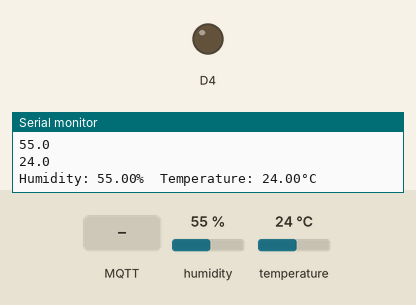
This program was run on a simulated ESP8266 (NodeMCU). Shown: output pins drawn as LEDs (lit = HIGH), the last lines printed to the serial monitor. The inputs (shaded band) are chosen by the test bench; at power-on: humidity 55 %, temperature 24 °C. WiFi joins after 1.5 s; servers stay silent unless stated; random numbers use the default seed unless the program sets one; no MQTT or app messages arrive unless stated; not simulated (calls return 0 or success): secrets.h.

Above: at 2.7 s.
2.8 s: MQTT message "0" arrives on the first subscribed topic
At 3.1 s:
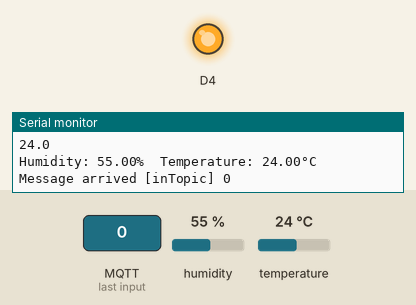
4.3 s: MQTT message "1" arrives on the first subscribed topic
At 5.5 s:
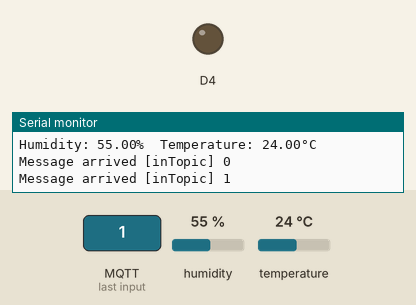
5.8 s: MQTT message "2" arrives on the first subscribed topic
At 6.6 s:
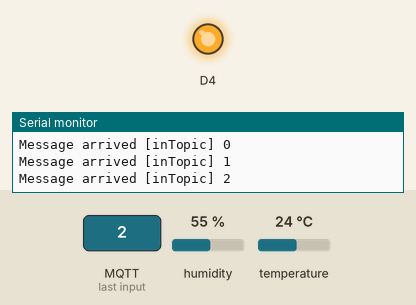
Timing chart, 0 to 8.8 s (numbered marks = the images above; inputs shaded):
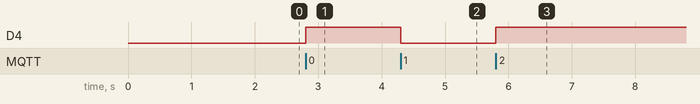

The program:

main.cpp
```cpp
/*
 Basic ESP8266 MQTT example

 This sketch demonstrates the capabilities of the pubsub library in combination
 with the ESP8266 board/library.

 It connects to an MQTT server then:
  - publishes "hello world" to the topic "outTopic" every two seconds
  - subscribes to the topic "inTopic", printing out any messages
    it receives. NB - it assumes the received payloads are strings not binary
  - If the first character of the topic "inTopic" is an 1, switch ON the ESP Led,
    else switch it off

 It will reconnect to the server if the connection is lost using a blocking
 reconnect function. See the 'mqtt_reconnect_nonblocking' example for how to
 achieve the same result without blocking the main loop.

 To install the ESP8266 board, (using Arduino 1.6.4+):
  - Add the following 3rd party board manager under "File -> Preferences -> Additional Boards Manager URLs":
       http://arduino.esp8266.com/stable/package_esp8266com_index.json
  - Open the "Tools -> Board -> Board Manager" and click install for the ESP8266"
  - Select your ESP8266 in "Tools -> Board"

*/

#include <ESP8266WiFi.h>
#include <PubSubClient.h>
#include "DHT.h"
#include "secrets.h"

#define DHTPIN D6     // Digital pin connected to the DHT sensor
// Feather HUZZAH ESP8266 note: use pins 3, 4, 5, 12, 13 or 14 --
// Pin 15 can work but DHT must be disconnected during program upload.

#define DHTTYPE DHT22   // DHT 11
// Update these with values suitable for your network.

// Initialize DHT sensor.
// Note that older versions of this library took an optional third parameter to
// tweak the timings for faster processors.  This parameter is no longer needed
// as the current DHT reading algorithm adjusts itself to work on faster procs.
DHT dht(DHTPIN, DHTTYPE);

const char* ssid = secret_ssid;
const char* password = secret_password;
const char* mqtt_server = secret_mqtt_passwd;
const char* mqtt_username = secret_mqtt_username;
const char* mqtt_passwd = secret_mqtt_passwd;
const char* sensor_Name = "11.11.403 Temp/Hum";

WiFiClient espClient;
PubSubClient client(espClient);
long lastMsg = 0;
char msg[50];
int value = 0;

void setup_wifi() {

  delay(10);
  // We start by connecting to a WiFi network
  Serial.println();
  Serial.print("Connecting to ");
  Serial.println(ssid);

  WiFi.begin(ssid, password);

  while (WiFi.status() != WL_CONNECTED) {
    delay(500);
    Serial.print(".");
  }

  randomSeed(micros());

  Serial.println("");
  Serial.println("WiFi connected");
  Serial.println("IP address: ");
  Serial.println(WiFi.localIP());
}

void callback(char* topic, byte* payload, unsigned int length) {
  Serial.print("Message arrived [");
  Serial.print(topic);
  Serial.print("] ");
  for (int i = 0; i < length; i++) {
    Serial.print((char)payload[i]);
  }
  Serial.println();

  // Switch on the LED if an 1 was received as first character
  if ((char)payload[0] == '1') {
    digitalWrite(BUILTIN_LED, LOW);   // Turn the LED on (Note that LOW is the voltage level
    // but actually the LED is on; this is because
    // it is active low on the ESP-01)
  } else {
    digitalWrite(BUILTIN_LED, HIGH);  // Turn the LED off by making the voltage HIGH
  }

}

void reconnect() {
  // Loop until we're reconnected
  while (!client.connected()) {
    Serial.print("Attempting MQTT connection...");
    // Create a random client ID
    String clientId = "ESP8266Client-";
    clientId += String(random(0xffff), HEX);
    // Attempt to connect
    if (client.connect(clientId.c_str(), mqtt_username,mqtt_passwd)) {
      Serial.println("connected");
      // Once connected, publish an announcement...
      client.publish("outTopic", "hello world");
      // ... and resubscribe
      client.subscribe("inTopic");
    } else {
      Serial.print("failed, rc=");
      Serial.print(client.state());
      Serial.println(" try again in 5 seconds");
      // Wait 5 seconds before retrying
      delay(5000);
    }
  }
}

void setup() {
  pinMode(BUILTIN_LED, OUTPUT);     // Initialize the BUILTIN_LED pin as an output
  Serial.begin(115200);
  dht.begin();
  setup_wifi();
  client.setServer(mqtt_server, 5269);
  client.setCallback(callback);
}

void loop() {
 static float tlast, hlast;
  if (!client.connected()) {
    reconnect();
  }
  client.loop();

  long now = millis();
  if (now - lastMsg > 2000) {
    lastMsg = now;
    ++value;
    // snprintf (msg, 50, "hello world #%ld", value);
    // Serial.print("Publish message: ");
    // Serial.println(msg);
    // client.publish("outTopic", msg);

      // Wait a few seconds between measurements.
//   delay(2000);

  // Reading temperature or humidity takes about 250 milliseconds!
  // Sensor readings may also be up to 2 seconds 'old' (its a very slow sensor)
  float h = dht.readHumidity();
  // Read temperature as Celsius (the default)
  float t = dht.readTemperature();
  // Read temperature as Fahrenheit (isFahrenheit = true)
  float f = dht.readTemperature(true);

  // Check if any reads failed and exit early (to try again).
  if (isnan(h) || isnan(t) || isnan(f)) {
    Serial.println(F("Failed to read from DHT sensor!"));
    return;
  }

if ( (h - hlast) != 0 || (t - tlast) != 0 )
  {
      hlast = h;
      tlast = t;
  snprintf (msg, 50, "%s\n%.1f\n%.1f",sensor_Name, h,t );
  Serial.println(msg);
  client.publish("sensor", msg);

  // snprintf (msg, 50, "%.1f", t);
  // Serial.println(msg);
  // client.publish("sensor/temperature", msg);


  Serial.print(F("Humidity: "));
  Serial.print(h);
  Serial.print(F("%  Temperature: "));
  Serial.print(t);
  Serial.println(F("°C "));
  }
}
}
```

Measured:
- after the input at 2.8 s, D4: LOW → HIGH at once
- after the input at 4.3 s, D4: HIGH → LOW at once
- after the input at 5.8 s, D4: LOW → HIGH at once
